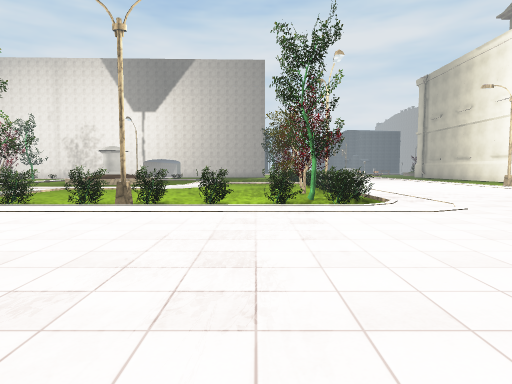
View 1 (above)

24 first-person views from a walk through a scene from a Unity 3-D project. The camera is 1.5 m above the floor, tilts 4° down and sees 75° across. The floor is counted in squares, 2 m on a side. Each view is taken from the middle of a square. On the plan, view 1 faces up. The plan holds only what a view shows up to about 11 squares ahead; the rest is blank. The place goes on beyond the plan. The player is left out. Some surface patterns are stand-ins.

View 2
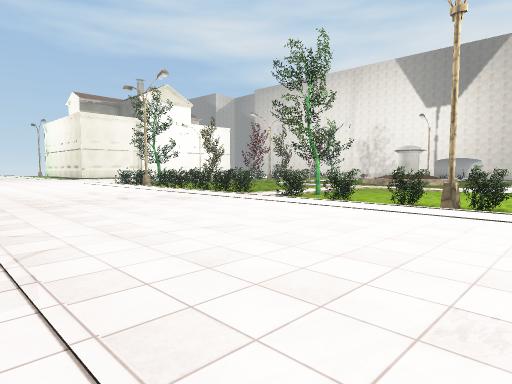

View 3
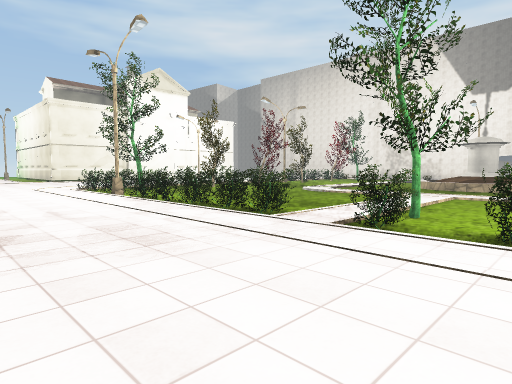

View 4
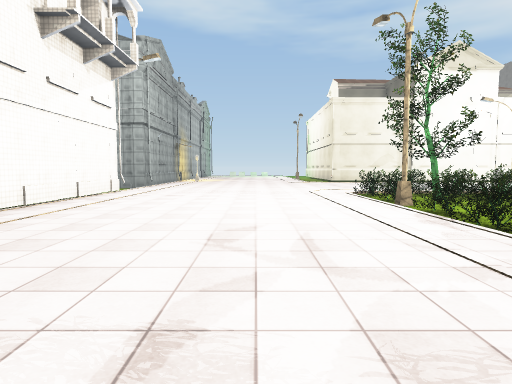

View 5
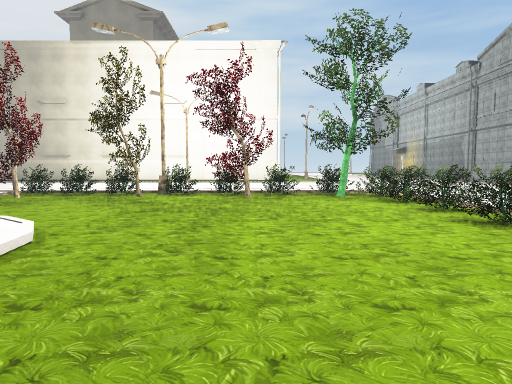

View 6
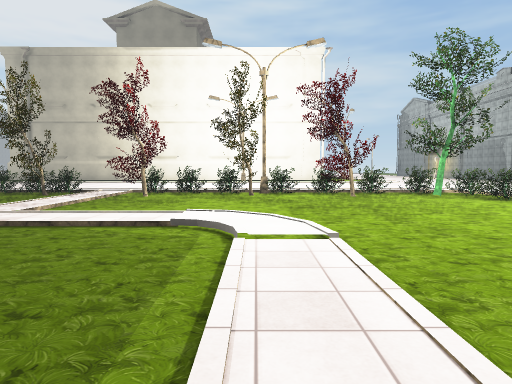

View 7
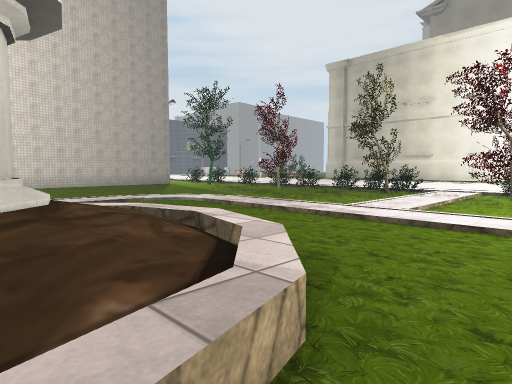

View 8
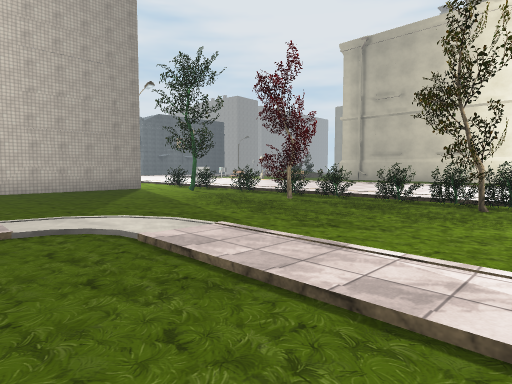

View 9
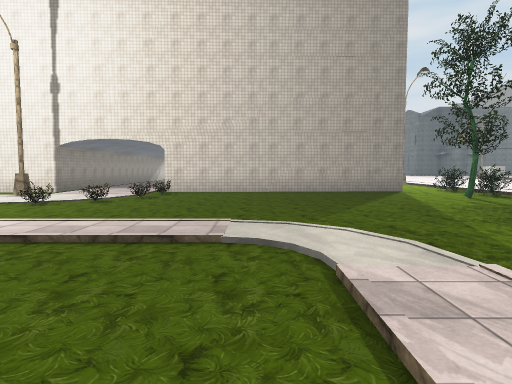

View 10
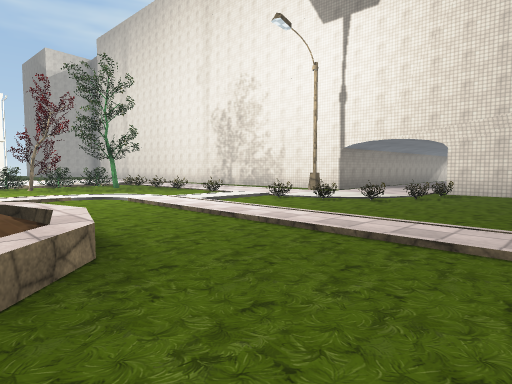

View 11
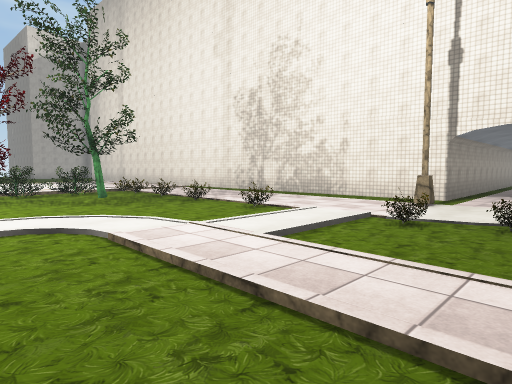

View 12
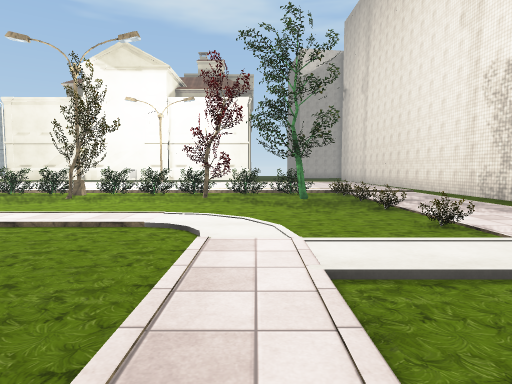

View 13
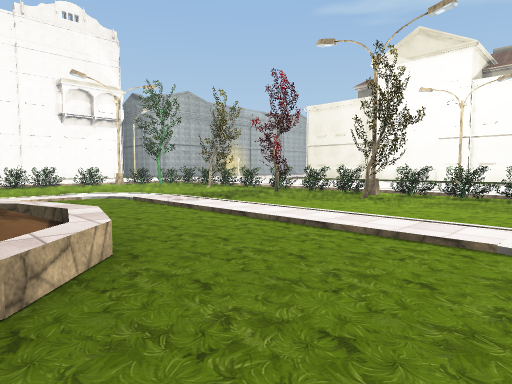

View 14
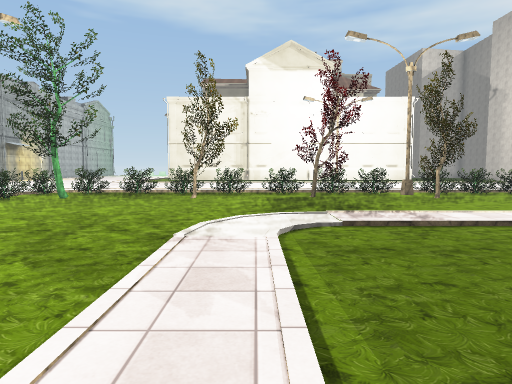

View 15
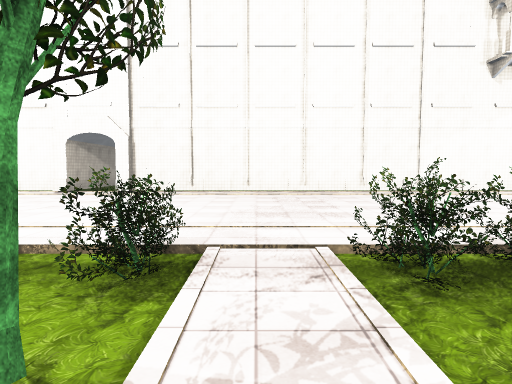

View 16
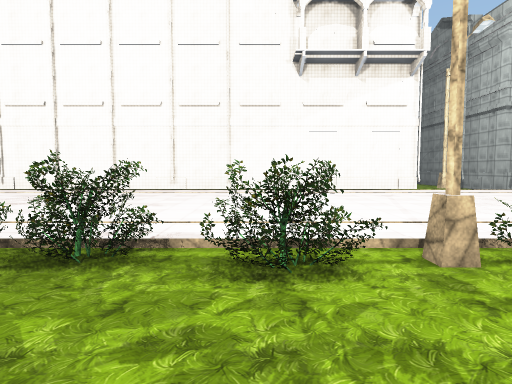

View 17
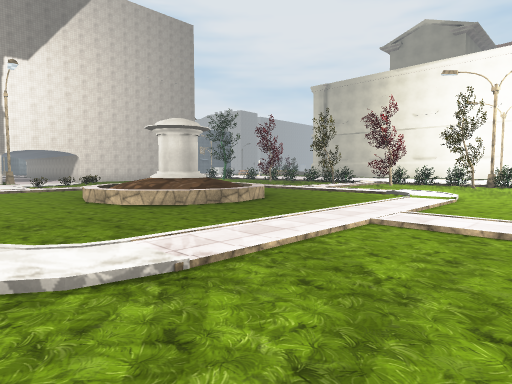

View 18
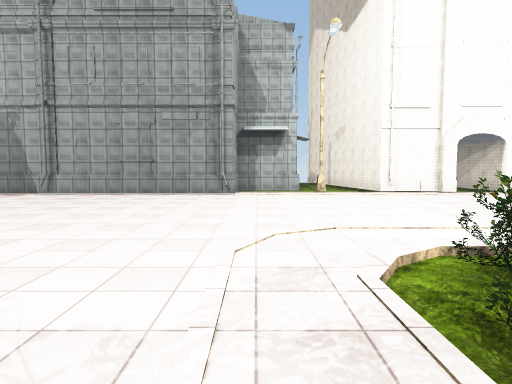

View 19
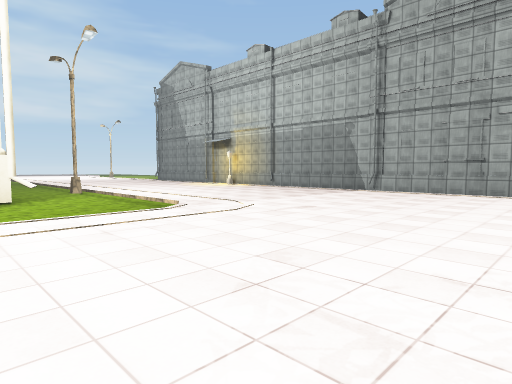

View 20
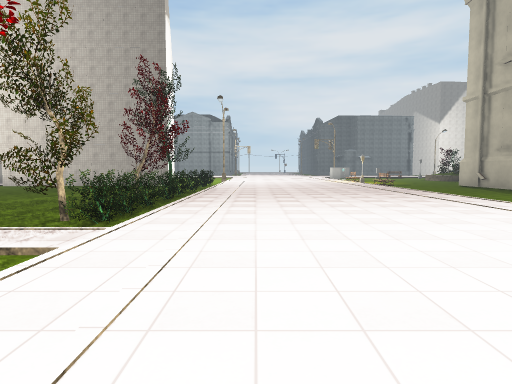

View 21
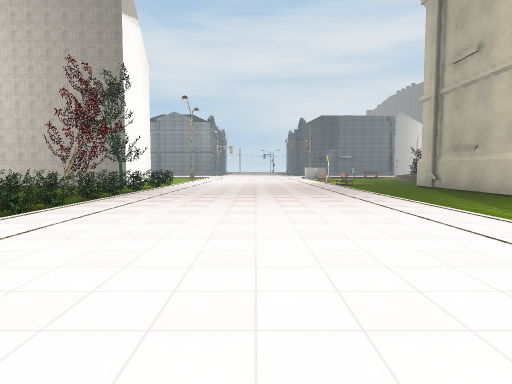

View 22
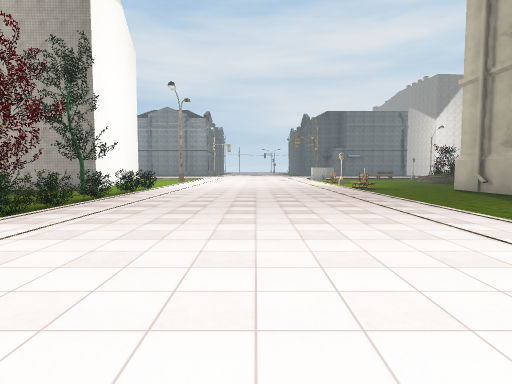

View 23
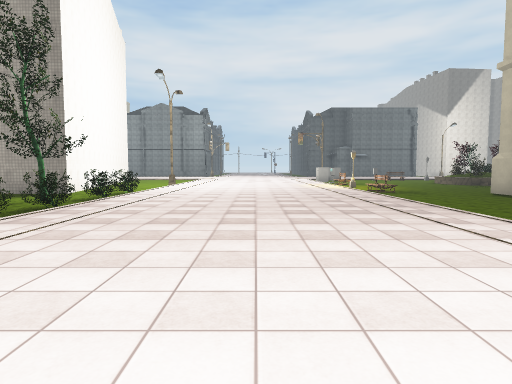

View 24
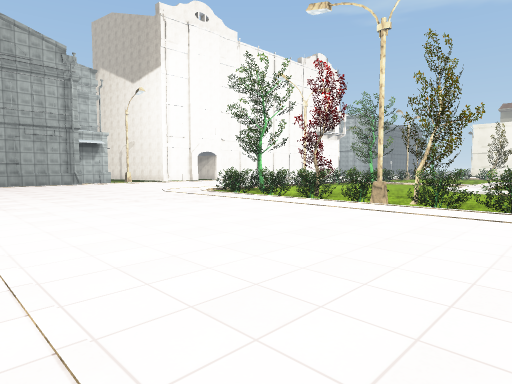

### Floor plan
Key: @ floor where view 1 was taken; # wall or solid block; . main floor; - floor 0.25 m lower than the main floor; / step, stairs or slope; = window, fence, low wall or low ledge; ^ raised ledge; B bush; T tree; O other object.
Columns run from 19 left of view 1 to 16 right of it. Each row starts with its distance up from view 1.
 31 #########-..########-OO.......----
 30 ----------..O---------B.......----#
 29 .........#..O--------TB.......----#
 28 ............O---------/.......----#
 27 OO.OO.O..OOO---------BB.......----#
 26 /B------ -------------B.......----#
 25 BBT----- ------------=B.......----#
 24 BB----/........./----BB.......----
 23 BB=---./-------/.-----B.......---
 22 BB----.---------.----BB.......---
 21 BB----.---^^^---.----BB.......--
 20 BB----.--^^^^^--.---=BB.......-
 19 /==---.--^^^^^--..............
 18 BB----.--^^^^^--.////=/.......
 17 B-----.---^^^---.----=B.......
 16 -B==--.---------.----BB.......
 15 BB----.---------.----BB.......
 14 /B----/........./---===.......
 13 BB=----/---.---/-----BB.......
 12 BB=--------.---------=B......
 11 B----------.---------=B......
 10 BB---------.---------BB.......----#
  9 BBT--------.T--------TB.......---=--
  8 /BB--B--BBB.BBBB-BBBBB/.......------
  7 .BBBBBBBBBB.B/BBBBB/BB........//////
  6 ...................................
  5 ..................................
  4 .................................
  3 ................................
  2 ...............................
  1 ...............................
  0 ...................@....########
 -1 ################-###    #

Positions as (right, up) in squares from view 1, and headings:
1: (0, 0), facing up
2: (-1, 0), facing up-left
3: (-5, 3), facing up-left
4: (-8, 4), facing left
5: (-7, 11), facing right
6: (-8, 14), facing right
7: (-8, 16), facing up-right
8: (-5, 19), facing up-right
9: (-4, 20), facing up
10: (-4, 20), facing up-left
11: (-8, 22), facing up-left
12: (-8, 24), facing left
13: (-9, 23), facing down-left
14: (-8, 14), facing left
15: (-8, 10), facing down
16: (-14, 10), facing down
17: (-13, 11), facing up-right
18: (4, 10), facing down
19: (5, 11), facing down-right
20: (5, 15), facing up
21: (7, 15), facing up
22: (7, 18), facing up
23: (7, 20), facing up
24: (10, 17), facing down-left
